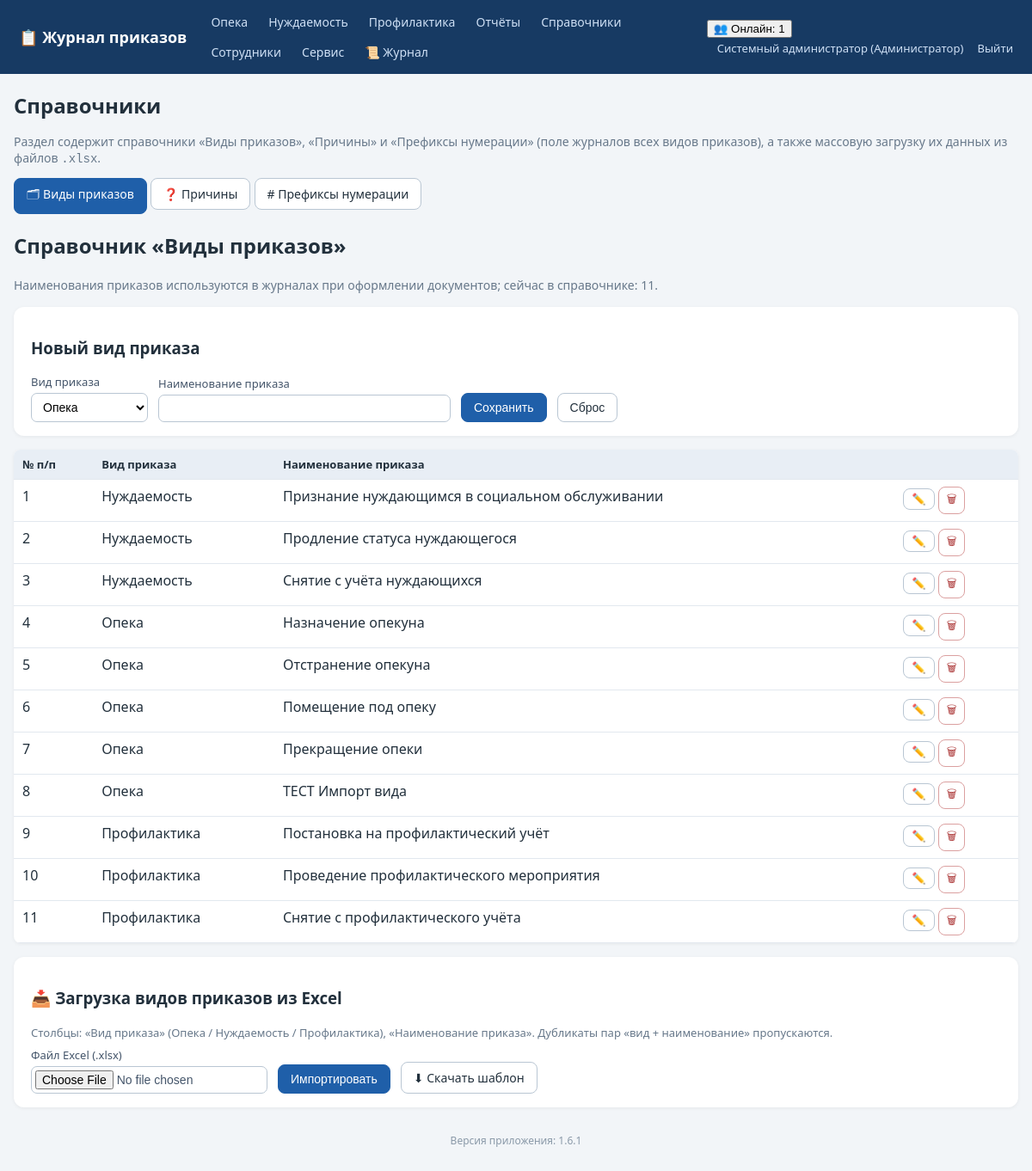
Page /references (signed in) on the committed database.
### tables this page shows
CREATE TABLE employees (
    id INTEGER PRIMARY KEY AUTOINCREMENT,
    full_name TEXT NOT NULL,
    position TEXT NOT NULL DEFAULT '',
    login TEXT UNIQUE,
    password_hash TEXT,
    pwd_changed_at TEXT,           -- дата последней самостоятельной смены пароля
    role_id INTEGER REFERENCES roles(id)
);

CREATE TABLE roles (
    id INTEGER PRIMARY KEY AUTOINCREMENT,
    name TEXT UNIQUE NOT NULL
);

CREATE TABLE order_types (
    id INTEGER PRIMARY KEY AUTOINCREMENT,
    kind TEXT NOT NULL,              -- вид приказа (название журнала)
    name TEXT NOT NULL,              -- наименование приказа
    prefix TEXT NOT NULL DEFAULT '', -- префикс номера приказа для вида (напр. "ОП" -> 1-ОП)
    UNIQUE(kind, name)
);

### app.py (the view)
@app.route('/references')
def references():
    require_login()
    tab = request.args.get('tab', 'order_types')
    if tab not in ('order_types', 'reasons', 'prefixes'):
        tab = 'order_types'
    user = current_user()
    conn = get_db()
    ot_rows = conn.execute('SELECT * FROM order_types ORDER BY kind, name').fetchall()
    reasons_rows = conn.execute(
        'SELECT r.id, r.name, COALESCE(r.journal, \'opeka\') AS journal, '
        'r.active, COUNT(o.id) used '
        'FROM reasons r LEFT JOIN orders o ON o.reason_id=r.id '
        'GROUP BY r.id ORDER BY r.journal, r.name').fetchall()
    rs_dupes = sum(1 for r in reasons_rows if not r['active'])
    if request.args.get('show_dupes'):
        show_rs = list(reasons_rows)
    else:
        show_rs = [r for r in reasons_rows if r['active']]
    pf_rows = conn.execute(
        'SELECT journal, prefix FROM order_prefixes ORDER BY journal').fetchall()
    prefixes = {j: '' for j in JOURNAL_TYPES}
    for r in pf_rows:
        if r['journal'] in prefixes:
            prefixes[r['journal']] = r['prefix']
    conn.close()
    return render_template(
        'references.html', tab=tab,
        order_types_rows=ot_rows, order_types_n=len(ot_rows),
        reasons_rows=show_rs, reasons_n=len(show_rs),
        reasons_total=len(reasons_rows), reasons_dupes=rs_dupes,
        prefixes=prefixes, default_prefixes=DEFAULT_ORDER_PREFIX,
        all_journals=[(j, JOURNAL_TITLES[j]) for j in JOURNAL_TYPES],
        journal_titles=JOURNAL_TITLES,
        can_edit_ot=can_edit_order_types(user),
        can_edit_rs=can_edit_reasons(user))

### app.py (called while the page is built, shortened)
def has_request_context_safe():
    try:
        from flask import has_request_context
        return has_request_context()
    except Exception:
        return False

def _session_signature(uid):
    raw = request.cookies.get(app.config['SESSION_COOKIE_NAME'], '')
    if not raw:
        return ''

def _db_touch_throttled(key, min_interval=10.0):
    now = time.time()
    last = _DB_TOUCH_TS.get(key, 0)
    if now - last >= min_interval:
        _DB_TOUCH_TS[key] = now
        return True
    return False

def db_cleanup_active_sessions(cutoff):
    try:
        conn = get_db()
        conn.execute('DELETE FROM active_sessions WHERE last_seen < ?', (cutoff,))
        conn.commit()
        conn.close()
    except Exception:
        pass

def touch_active_session(uid):
    sid = _session_signature(uid)
    ip = request.remote_addr if has_request_context_safe() else ''
    now = time.time()
    with ACTIVE_SESSIONS_LOCK:
        ACTIVE_SESSIONS[(uid, sid)] = {'last_seen': now, 'ip': ip}
    if _db_touch_throttled((uid, sid)):
        db_touch_active_session(uid, sid, ip)

def cleanup_active_sessions():
    cutoff = time.time() - ACTIVE_TIMEOUT
    with ACTIVE_SESSIONS_LOCK:
        expired = [k for k, v in ACTIVE_SESSIONS.items()
                   if v['last_seen'] < cutoff]
        for k in expired:
            del ACTIVE_SESSIONS[k]
    db_cleanup_active_sessions(cutoff)

@app.before_request
def _mark_tls_noise_context():
    try:
        from flask import g as _fg
        _tls_noise_ctx.g = _fg
    except Exception:
        pass

def get_db():
    conn = sqlite3.connect(DB_PATH)
    conn.row_factory = sqlite3.Row
    conn.execute('PRAGMA foreign_keys = ON')
    return conn

def current_user():
    uid = session.get('user_id')
    if not uid:
        return None
    conn = get_db()
    u = conn.execute('SELECT e.*, r.name AS role_name FROM employees e '
                     'LEFT JOIN roles r ON r.id=e.role_id WHERE e.id=?', (uid,)).fetchone()
    conn.close()
    return u

def require_login():
    if not current_user():
        abort(redirect(url_for('login')))

def can_edit_order_types(user=None):
    user = user or current_user()
    return bool(user) and user['role_name'] in FULL_DATA_ROLES + ('Куратор',)

def can_edit_reasons(user=None):
    return can_edit_order_types(user)

### templates/references.html (shortened to what this page needs)
{% extends 'base.html' %}
{% block content %}
<h1>Справочники</h1>
<p class="muted">Раздел содержит справочники «Виды приказов», «Причины» и
   «Префиксы нумерации» (поле журналов всех видов приказов), а также массовую
   загрузку их данных из файлов <code>.xlsx</code>.</p>
<div class="tabs no-print" style="margin-bottom:14px">
  <a class="btn {% if tab == 'order_types' %}primary{% endif %}"
     href="{{ url_for('references', tab='order_types') }}#ot-list">🗂 Виды приказов</a>
  <a class="btn {% if tab == 'reasons' %}primary{% endif %}"
     href="{{ url_for('references', tab='reasons') }}#rs-list">❓ Причины</a>
  <a class="btn {% if tab == 'prefixes' %}primary{% endif %}"
     href="{{ url_for('references', tab='prefixes') }}#pf-list"># Префиксы нумерации</a>
</div>
{% if tab == 'order_types' %}
<h2 id="ot-list">Справочник «Виды приказов»</h2>
{% if can_edit_ot %}
<p class="muted">Наименования приказов используются в журналах при оформлении
   документов; сейчас в справочнике: {{ order_types_n }}.</p>
<div class="panel">
  <h3 id="otTitle">Новый вид приказа</h3>
  <form method="post" action="{{ url_for('order_type_save') }}" id="otForm">
    <label>Вид приказа
      <select name="kind" id="ot_kind">
        {% for j,t in all_journals %}<option value="{{j}}">{{t}}</option>{% endfor %}
      </select>
    </label>
    <label>Наименование приказа <input name="name" id="ot_name" required style="min-width:340px"></label>
    <button class="btn primary">Сохранить</button>
    <button class="btn" type="button" onclick="resetOt()">Сброс</button>
  </form>
</div>
<table class="grid">
  <tr><th>№ п/п</th><th>Вид приказа</th><th>Наименование приказа</th><th></th></tr>
  {% for r in order_types_rows %}
  <tr>
    <td>{{ loop.index }}</td>
    <td>{{ journal_titles[r.kind] }}</td>
    <td>{{ r.name }}</td>
    <td class="actions">
      <button class="btn sm" data-id="{{ r.id }}" data-kind="{{ r.kind }}" data-name="{{ r.name }}"
              onclick="editOt(this)">✏️</button>
      <form method="post" action="{{ url_for('order_type_delete', tid=r.id) }}" style="display:inline"
            onsubmit="return confirm('Удалить?')"><button class="btn sm danger">🗑</button></form>
    </td>
  </tr>
  {% else %}
  <tr><td colspan="4" class="empty">Справочник пуст</td></tr>
  {% endfor %}
</table>
<div class="panel" id="ot-import">
  <h3>📥 Загрузка видов приказов из Excel</h3>
  <p class="hint">Столбцы: «Вид приказа» (Опека / Нуждаемость / Профилактика),
     «Наименование приказа». Дубликаты пар «вид + наименование» пропускаются.</p>
  <form method="post" action="{{ url_for('order_types_import') }}" enctype="multipart/form-data">
    <label>Файл Excel (.xlsx) <input type="file" name="file" accept=".xlsx" required></label>
    <button class="btn primary" type="submit">Импортировать</button>
    <a class="btn" href="{{ url_for('order_types_template') }}">⬇ Скачать шаблон</a>
  </form>
</div>
{% endif %}
{% endif %}
{% endblock %}

### templates/base.html (shortened to what this page needs)
<!DOCTYPE html>
<html lang="ru">
<head>
<link rel="stylesheet" href="{{ url_for('static', filename='style.css') }}">
</head>
<body>
<header class="topbar no-print">
  <div class="brand"><a href="{{ url_for('index') }}">📋 Журнал приказов</a></div>
  <nav>
    {% for j, t in accessible_journals %}
      <a href="{{ url_for('journal_list', journal=j) }}">{{ t }}</a>
    {% endfor %}
    {% if cu and cu.role_name in ['Администратор','Начальник отдела','Куратор'] %}
      <a href="{{ url_for('reports') }}">Отчёты</a>
    {% endif %}
    <a href="{{ url_for('references', tab='order_types') }}">Справочники</a>
    {% if cu and cu.role_name == 'Администратор' %}
      <a href="{{ url_for('employees') }}">Сотрудники</a>
      <a href="{{ url_for('service') }}">Сервис</a>
      <a href="{{ url_for('logs_view') }}" title="Журнал логирования">📜 Журнал</a>
    {% endif %}
  </nav>
  <div class="userbox">
    {% if cu %}
      {% if active_users is not none %}
        <div class="online" id="onlineBox" title="Сотрудники, работавшие в системе за последние {{ (active_timeout // 60) or 1 }} мин. Обновляется автоматически.">
          <button type="button" class="online-toggle" onclick="toggleOnline()">👥 Онлайн: {{ active_users|length }}</button>
        </div>
      {% endif %}
      <a href="{{ url_for('profile') }}" title="Сменить пароль">{{ cu.full_name }} ({{ cu.role_name }})</a>
      <a href="{{ url_for('logout') }}">Выйти</a>
    {% endif %}
  </div>
</header>
<main class="container">
  {% block content %}{% endblock %}
</main>
<footer class="foot no-print">Версия приложения: {{ app_version }}</footer>
</body>
</html>

### static/style.css (style rules this page uses)
:root { --bs:#1f5fa9;--bg:#f2f5f8;--tx:#22303c; }
* { box-sizing:border-box }
body { margin:0;font-family:"Segoe UI",Arial,sans-serif;background:var(--bg);color:var(--tx); }
a { color:var(--bs); }
.topbar { display:flex;align-items:center;gap:18px;flex-wrap:wrap;background:#173a63;color:#fff;padding:10px 22px; }
.topbar .brand a { color:#fff;font-weight:700;font-size:18px;text-decoration:none; }
.topbar nav { display:flex;gap:4px;flex-wrap:wrap;flex:1; }
.topbar nav a { color:#cfe0f5;text-decoration:none;padding:6px 10px;border-radius:6px;font-size:14px; }
.userbox a { color:#cfe0f5;text-decoration:none;font-size:13px;margin-left:12px; }
.container { max-width:1200px;margin:20px auto;padding:0 16px; }
h1 { font-size:24px; }
.panel { background:#fff;border-radius:12px;padding:16px 20px;margin:16px 0;box-shadow:0 1px 4px rgba(0,0,0,.06); }
.panel form { display:flex;flex-wrap:wrap;gap:12px;align-items:end; }
label { display:flex;flex-direction:column;font-size:13px;gap:4px;color:#44556a; }
input,select { padding:7px 9px;border:1px solid #b9c6d3;border-radius:7px;font-size:14px;background:#fff; }
input[type=file] { padding:4px; }
.btn { display:inline-block;padding:8px 14px;border-radius:8px;border:1px solid #b9c6d3;background:#fff;color:var(--tx);cursor:pointer;font-size:14px;text-decoration:none; }
.btn.primary { background:var(--bs);border-color:var(--bs);color:#fff; }
.btn.danger { background:#fff;border-color:#dba0a0;color:#a33; }
.btn.sm { padding:4px 9px;font-size:13px; }
table.grid { width:100%;border-collapse:collapse;background:#fff;margin:14px 0;box-shadow:0 1px 4px rgba(0,0,0,.06);border-radius:8px;overflow:hidden; }
.grid th { background:#e8eef5;font-size:13px;text-align:left; }
.grid th,.grid td { padding:8px 10px;border-bottom:1px solid #e2e8ef;vertical-align:top; }
.actions { white-space:nowrap; }
.muted { color:#67788a;font-size:14px; }
.foot { text-align:center;color:#8a99a8;font-size:12px;margin:30px 0; }
.hint { color:#67788a;font-size:13px;margin:4px 0 8px 0; }

### rows in the picture
employees: full_name "Системный администратор"
roles: role_name "Администратор"
order_types: kind "Нуждаемость", name "Признание нуждающимся в социальном обслуживании"
order_types: kind "Нуждаемость", name "Продление статуса нуждающегося"
order_types: kind "Нуждаемость", name "Снятие с учёта нуждающихся"
order_types: kind "Опека", name "Назначение опекуна"
order_types: kind "Опека", name "Отстранение опекуна"
order_types: kind "Опека", name "Помещение под опеку"
order_types: kind "Опека", name "Прекращение опеки"
order_types: kind "Опека", name "ТЕСТ Импорт вида"
order_types: kind "Профилактика", name "Постановка на профилактический учёт"
order_types: kind "Профилактика", name "Проведение профилактического мероприятия"
order_types: kind "Профилактика", name "Снятие с профилактического учёта"

### other values in the picture
{{ t }} "Опека" "Нуждаемость" "Профилактика"
{{ active_users|length }} "1"
{{ order_types_n }} "11"
{{ app_version }} "1.6.1"
form field kind "Опека"
